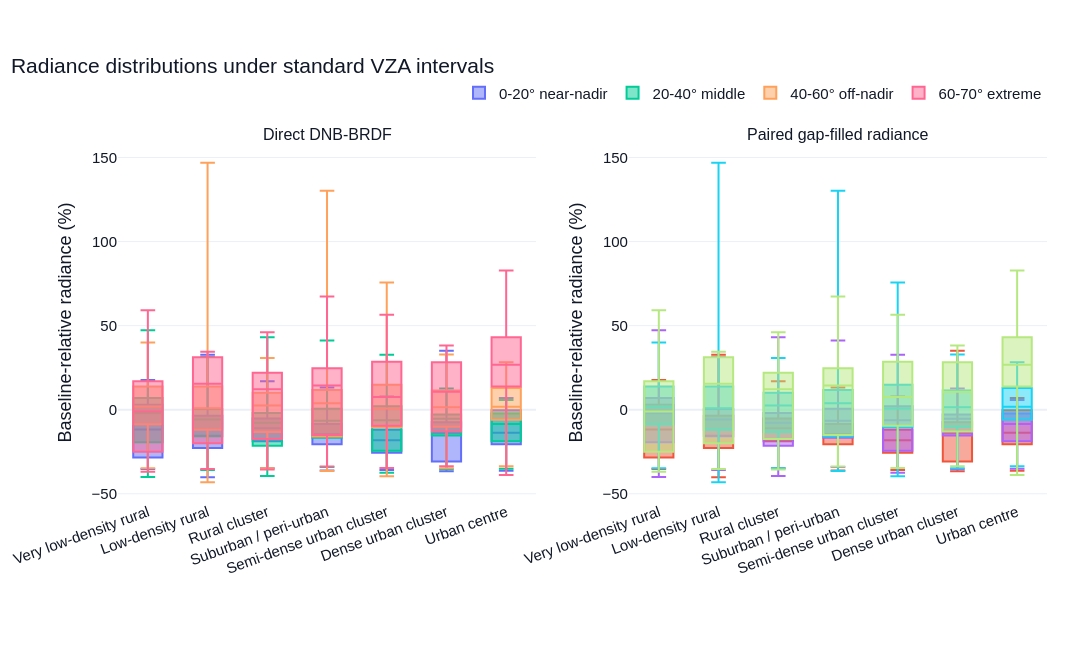

The cell this chart's notebook holds for it:
### Markdown cell above
**Table 11 — Radiance by VZA interval.** The table reports date support, baseline-relative radiance, coefficient of variation, and median pixel support for each interval and settlement class.

**Table 12 — Near- versus off-nadir contrast.** The percentage-point difference provides an empirical angular-effect magnitude using a model-free comparison.

**RQ2 relevance:** effects much smaller than the Haiyan decline are unlikely to explain the main shock. Large or morphology-dependent contrasts require explicit geometry sensitivity reporting.

### Code cell
fig = make_subplots(
    rows=1,
    cols=2,
    subplot_titles=(
        "Direct DNB-BRDF",
        "Paired gap-filled radiance",
    ),
)

for interval in VZA_INTERVAL_LABELS:
    interval_data = angle_daily.loc[
        angle_daily["vza_interval"] == interval
    ]

    fig.add_trace(
        go.Box(
            x=interval_data["settlement_class"],
            y=interval_data["dnb_relative_pct"],
            name=interval,
            legendgroup=interval,
            boxpoints=False,
        ),
        row=1,
        col=1,
    )

    fig.add_trace(
        go.Box(
            x=interval_data["settlement_class"],
            y=interval_data["gap_relative_pct"],
            name=interval,
            legendgroup=interval,
            showlegend=False,
            boxpoints=False,
        ),
        row=1,
        col=2,
    )

fig.update_yaxes(
    title_text="Baseline-relative radiance (%)",
    row=1,
    col=1,
)
fig.update_yaxes(
    title_text="Baseline-relative radiance (%)",
    row=1,
    col=2,
)
fig.update_xaxes(tickangle=-20)

fig.update_layout(
    title={
        "text": "Radiance distributions under standard VZA intervals",
        "x": 0.01,
        "xanchor": "left",
    },
    template="plotly_white",
    paper_bgcolor="rgba(0,0,0,0)",
    plot_bgcolor="white",
    font={"family": "Arial", "size": 15, "color": "#111827"},
    legend={
        "orientation": "h",
        "yanchor": "bottom",
        "y": 1.10,
        "xanchor": "right",
        "x": 1,
    },
    margin={"l": 90, "r": 45, "t": 145, "b": 150},
    width=1550,
    height=650,
)

fig.show()
fig.write_html(
    FIGURE_DIR / "07_radiance_by_vza_interval.html",
    include_plotlyjs="cdn",
)

### Figure 1 — Plotly figure (JSON) as saved in the notebook; plotly's stock layout.template omitted (floating-point values rounded to 4 significant figures; data arrays with more than 128 entries replaced by an {"elided": "..."} marker saying what was removed)
{"data": [{"boxpoints": false, "legendgroup": "0-20° near-nadir", "name": "0-20° near-nadir", "type": "box", "x": {"elided": "139 str values"}, "xaxis": "x", "y": {"elided": "139 float values"}, "yaxis": "y"}, {"boxpoints": false, "legendgroup": "0-20° near-nadir", "name": "0-20° near-nadir", "showlegend": false, "type": "box", "x": {"elided": "139 str values"}, "xaxis": "x2", "y": {"elided": "139 float values"}, "yaxis": "y2"}, {"boxpoints": false, "legendgroup": "20-40° middle", "name": "20-40° middle", "type": "box", "x": {"elided": "253 str values"}, "xaxis": "x", "y": {"elided": "253 float values"}, "yaxis": "y"}, {"boxpoints": false, "legendgroup": "20-40° middle", "name": "20-40° middle", "showlegend": false, "type": "box", "x": {"elided": "253 str values"}, "xaxis": "x2", "y": {"elided": "253 float values"}, "yaxis": "y2"}, {"boxpoints": false, "legendgroup": "40-60° off-nadir", "name": "40-60° off-nadir", "type": "box", "x": {"elided": "303 str values"}, "xaxis": "x", "y": {"elided": "303 float values"}, "yaxis": "y"}, {"boxpoints": false, "legendgroup": "40-60° off-nadir", "name": "40-60° off-nadir", "showlegend": false, "type": "box", "x": {"elided": "303 str values"}, "xaxis": "x2", "y": {"elided": "303 float values"}, "yaxis": "y2"}, {"boxpoints": false, "legendgroup": "60-70° extreme", "name": "60-70° extreme", "type": "box", "x": {"elided": "137 str values"}, "xaxis": "x", "y": {"elided": "137 float values"}, "yaxis": "y"}, {"boxpoints": false, "legendgroup": "60-70° extreme", "name": "60-70° extreme", "showlegend": false, "type": "box", "x": {"elided": "137 str values"}, "xaxis": "x2", "y": {"elided": "137 float values"}, "yaxis": "y2"}], "layout": {"annotations": [{"font": {"size": 16}, "showarrow": false, "text": "Direct DNB-BRDF", "x": 0.225, "xanchor": "center", "xref": "paper", "y": 1, "yanchor": "bottom", "yref": "paper"}, {"font": {"size": 16}, "showarrow": false, "text": "Paired gap-filled radiance", "x": 0.775, "xanchor": "center", "xref": "paper", "y": 1, "yanchor": "bottom", "yref": "paper"}], "font": {"color": "#111827", "family": "Arial", "size": 15}, "height": 650, "legend": {"orientation": "h", "x": 1, "xanchor": "right", "y": 1.1, "yanchor": "bottom"}, "margin": {"b": 150, "l": 90, "r": 45, "t": 145}, "paper_bgcolor": "rgba(0,0,0,0)", "plot_bgcolor": "white", "title": {"text": "Radiance distributions under standard VZA intervals", "x": 0.01, "xanchor": "left"}, "width": 1550, "xaxis": {"anchor": "y", "domain": [0, 0.45], "tickangle": -20}, "xaxis2": {"anchor": "y2", "domain": [0.55, 1], "tickangle": -20}, "yaxis": {"anchor": "x", "domain": [0, 1], "title": {"text": "Baseline-relative radiance (%)"}}, "yaxis2": {"anchor": "x2", "domain": [0, 1], "title": {"text": "Baseline-relative radiance (%)"}}}}
